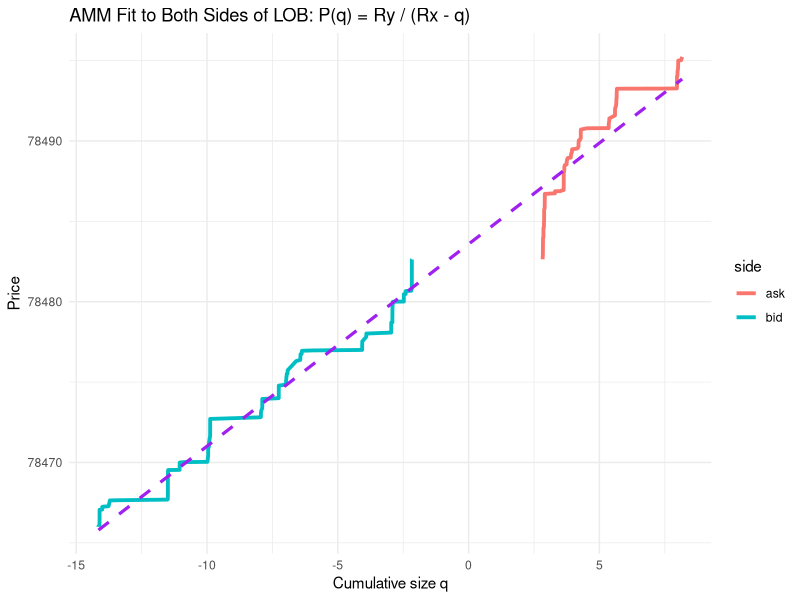
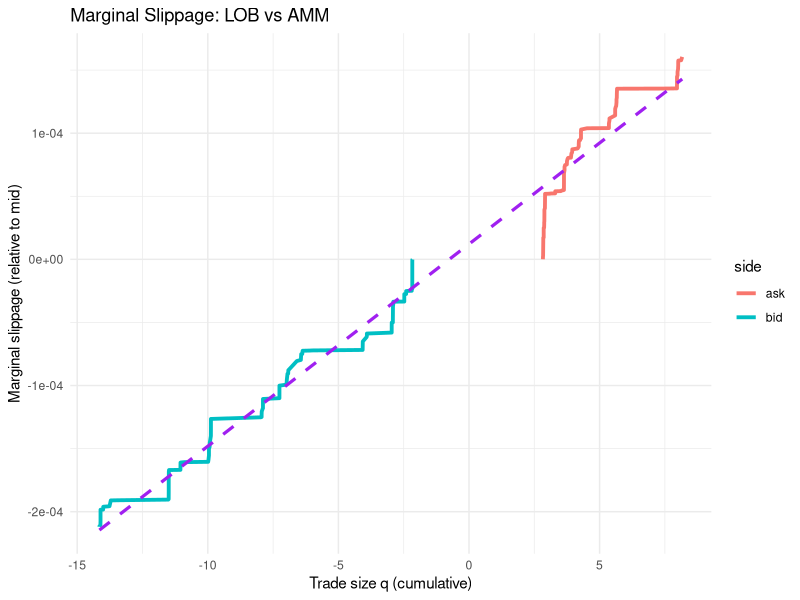
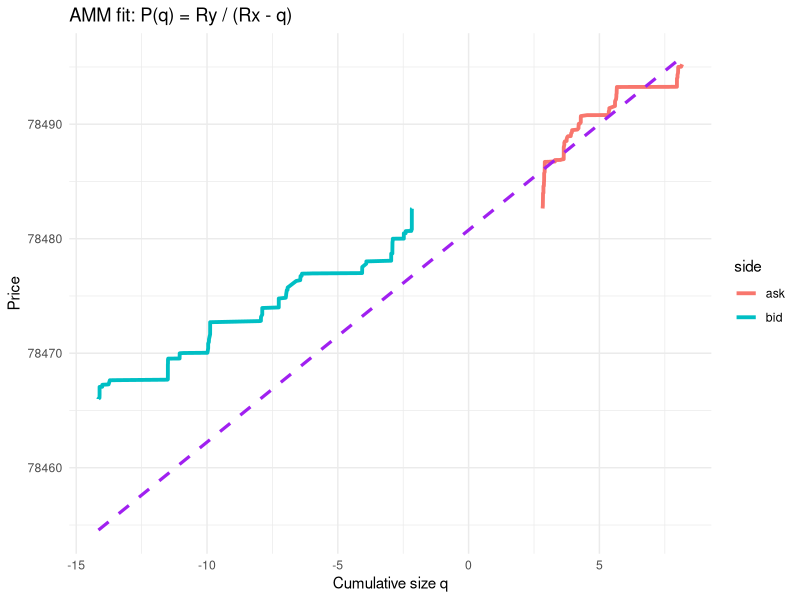

These charts were generated, in order, by the following R code:
library(tidyverse)
library(ggplot2)

lob <- read_csv("btc_depth100.csv")



bids <- lob %>%
  select(price = bids.price, size = bids.quantity) %>%
  filter(size > 0) %>%
  arrange(desc(price)) %>%
  mutate(cum_size = -cumsum(size), side = "bid")

asks <- lob %>%
  select(price = asks.price, size = asks.quantity) %>%
  filter(size > 0) %>%
  arrange(price) %>%
  mutate(cum_size = cumsum(size), side = "ask")

depth <- bind_rows(bids, asks)

#---------------------------------------------------------------------------------#
fit_data <- depth %>%
  arrange(cum_size)

#Compute mid‑price for good starting values
mid <- (max(bids$price) + min(asks$price)) / 2
#
start_Rx <- max(abs(fit_data$cum_size)) * 2
start_Ry <- mid * start_Rx

fit <- nls(
  price ~ Ry / (Rx - cum_size),
  data = fit_data,
  start = list(Rx = start_Rx, Ry = start_Ry),
  algorithm = "port",
  lower = c(Rx = max(fit_data$cum_size) * 1.01, Ry = 0),
  upper = c(Inf, Inf),
  control = nls.control(maxiter = 200, warnOnly = TRUE)
)

coef(fit)

Rx_hat <- coef(fit)[["Rx"]]
Ry_hat <- coef(fit)[["Ry"]]

amm <- tibble(
  cum_size = seq(min(depth$cum_size), max(depth$cum_size), length.out = 400)
) %>%
  mutate(
    price = Ry_hat / (Rx_hat - cum_size),
    side = ifelse(cum_size < 0, "bid", "ask")
  )



ggplot() +
  geom_line(data = depth, aes(x = cum_size, y = price, color = side), size = 1.3) +
  geom_line(data = amm, aes(x = cum_size, y = price),
            color = "purple", size = 1.1, linetype = "dashed") +
  labs(
    title = "AMM Fit to Both Sides of LOB: P(q) = Ry / (Rx - q)",
    x = "Cumulative size q",
    y = "Price"
  ) +
  theme_minimal()
#------------------------------------------------------------------------#
library(writexl)

exportToExcel <- data.frame(
  Lob = depth,
  Amm = amm
)

write_xlsx(exportToExcel, "LOBvsAMM.xlsx")

write.table(
  exportToExcel,
  file = "LOBvsAMM.csv",
  sep = ",",
  append = TRUE,
  col.names = !file.exists("LOBvsAMM.csv"),
  row.names = FALSE
)
#------------------------------------------------------------------------#
# Reference price
P0 <- mid

lob_slippage <- depth %>%
  mutate(
    slippage = price / P0 - 1
  )

amm_slippage <- tibble(
  cum_size = seq(min(depth$cum_size), max(depth$cum_size), length.out = 400)
) %>%
  mutate(
    price = Ry_hat / (Rx_hat - cum_size),
    slippage = price / P0 - 1
  )


ggplot() +
  geom_line(data = lob_slippage,
            aes(x = cum_size, y = slippage, color = side),
            size = 1.3) +
  geom_line(data = amm_slippage,
            aes(x = cum_size, y = slippage),
            color = "purple", size = 1.1, linetype = "dashed") +
  labs(
    title = "Marginal Slippage: LOB vs AMM",
    x = "Trade size q (cumulative)",
    y = "Marginal slippage (relative to mid)"
  ) +
  theme_minimal()

#---------------------------------------------------------------------------------#
fit_data <- depth %>%
  filter(cum_size > 0) %>%
  arrange(cum_size)
mid <- (max(bids$price) + min(asks$price)) / 2

start_Rx <- max(fit_data$cum_size) * 2
start_Ry <- mid * start_Rx

fit <- nls(
  price ~ Ry / (Rx - cum_size),
  data = fit_data,
  start = list(Rx = start_Rx, Ry = start_Ry),
  algorithm = "port",
  lower = c(Rx = max(fit_data$cum_size) * 1.01, Ry = 0),
  upper = c(Inf, Inf),
  control = nls.control(maxiter = 200, warnOnly = TRUE)
)

coef(fit)
Rx_hat <- coef(fit)[["Rx"]]
Ry_hat <- coef(fit)[["Ry"]]

amm <- tibble(
  cum_size = seq(min(depth$cum_size), max(depth$cum_size), length.out = 400)
) %>%
  mutate(
    price = Ry_hat / (Rx_hat - cum_size),
    side = ifelse(cum_size < 0, "bid", "ask")
  )


ggplot() +
  geom_line(data = depth, aes(x = cum_size, y = price, color = side), size = 1.3) +
  geom_line(data = amm, aes(x = cum_size, y = price),
            color = "purple", size = 1.1, linetype = "dashed") +
  theme_minimal() +
  labs(
    title = "AMM fit: P(q) = Ry / (Rx - q)",
    x = "Cumulative size q",
    y = "Price"
  )
